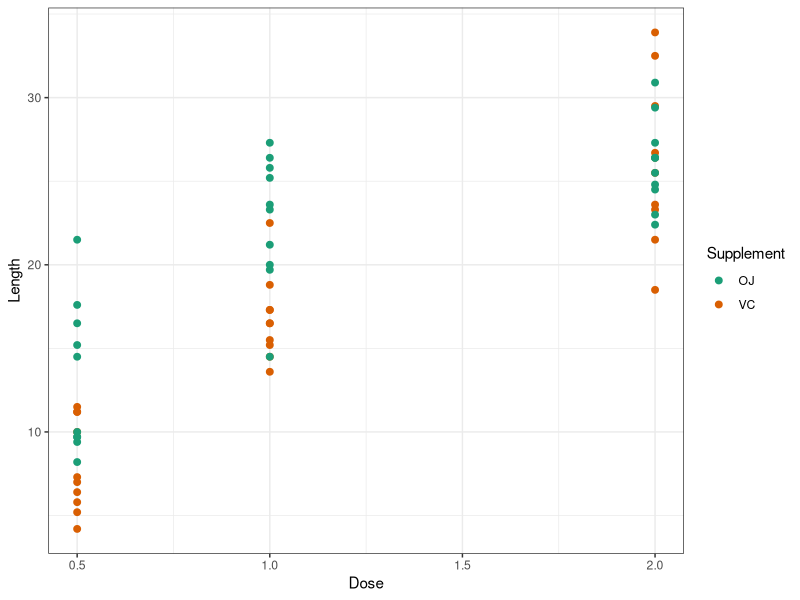

Source code (R):
## ---- chunk 1
## Setting Global Option where echo = true so that someone will be able to read the code and results.
knitr::opts_chunk$set(echo = TRUE, results = "asis", tidy = FALSE)
## ---- chunk 2
library(datasets) ##Load R Builtin Data sets
data("ToothGrowth") ##Load ToothGrowth Datasets
## ---- chunk 3
dim(ToothGrowth) ##No. observations and variables
names(ToothGrowth) ##variables names
str(ToothGrowth)

## ---- chunk 4
library(ggplot2) ##Load ggplot2 library

edaPlot <- ggplot(ToothGrowth, aes(dose, len, color = supp))  

edaPlot + geom_point(size = 2) + theme_bw() + labs(x = "Dose", y = "Length", color = "Supplement") +
        scale_color_brewer(palette = "Dark2")


